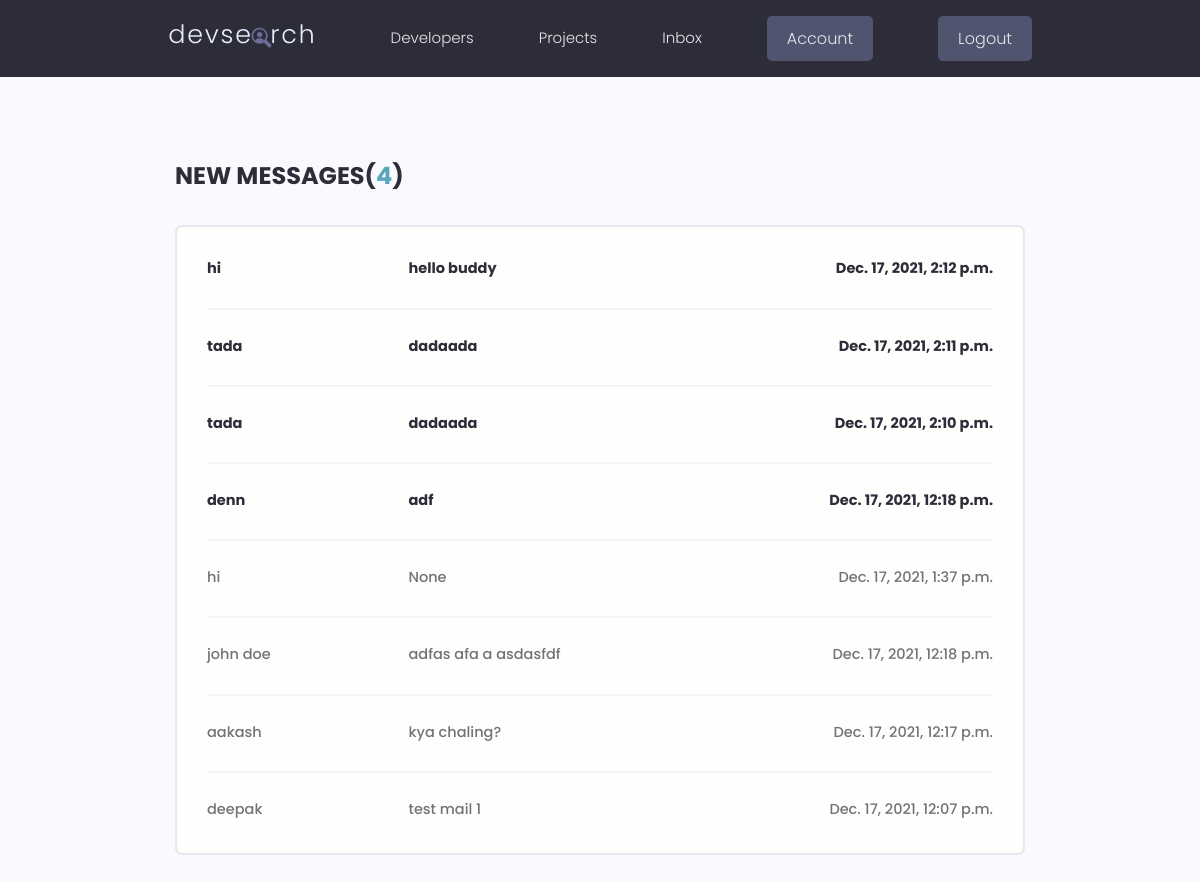
The page /inbox/ (signed in) on the database its author committed.
### users/models.py (models this page shows, shortened)
class Message(models.Model):
    sender = models.ForeignKey(Profile, on_delete=models.SET_NULL, null=True, blank=True)
    recipient = models.ForeignKey(Profile, on_delete=models.SET_NULL, null=True, blank=True, related_name="messages")
    name = models.CharField(max_length=200, null=True, blank=True)
    email = models.EmailField(max_length=200, null=True, blank=True)
    subject = models.CharField(max_length=200, null=True, blank=True)
    body = models.TextField(null=True)
    is_read = models.BooleanField(default=False, null=True)
    created = models.DateTimeField(auto_now_add=True)
    id = models.UUIDField(default=uuid.uuid4, unique=True, primary_key=True, editable=False)
    class Meta:
        ordering = ['is_read', '-created']

### users/views.py (the view)
# urls.py: path('inbox/', views.inbox, name="inbox"),
@login_required(login_url="login")
def inbox(request):
    profile = request.user.profile
    messageRequests = profile.messages.all()
    unreadCount = messageRequests.filter(is_read=False).count()
    dboutput = profile.messages
    context = {'messageRequests':messageRequests, 'unreadCount':unreadCount}
    return render(request, 'users/inbox.html', context)

### users/templates/users/inbox.html
{% extends 'main.html' %}
{% block content %}
<main class="inbox my-xl">
  <div class="content-box">
    <h3 class="inbox__title">New Messages(<span>{{unreadCount}}</span>)</h3>
    <ul class="messages">
      {% for message in messageRequests %}
      {% if message.is_read == False %}
      <li class="message message--unread">
      {% else %}
      <li class="message">
      {% endif %}
        <a href="{% url 'message' message.id %}">
          <span class="message__author">{{message.name}}</span>
          <span class="message__subject">{{message.subject}}</span>
          <span class="message__date">{{message.created}}</span>
        </a>
      </li>
      {% endfor %}
    </ul>
  </div>
</main>
{% endblock content %}

### static/styles/app.css (style rules this page uses)
:root { --color-sub: #2d2d39; }
.content-box { width: 95%; max-width: 85rem; margin: 0 auto; }
.inbox { height: 90vh; }
.inbox__title, .inbox__title span { font-size: 2.4rem; font-weight: 700; color: var(--color-sub); text-transform: uppercase; text-align: left; margin-bottom: 3rem; }
.inbox__title span { color: var(--color-main); }
.messages { list-style: none; background: var(--color-white); padding: 0.5rem 3rem; border: 2px solid var(--color-light); border-radius: 0.7rem; }
.message { padding: 2.5rem 0; }
.message > a span { font-size: 1.45rem; font-weight: 500; }
.message.message--unread a span { font-weight: 700; color: var(--color-sub); }
.message:not(:last-child) { border-bottom: 2px solid var(--color-white-light); }
.message > a { display: flex; gap: 1rem; }
.message__author, .message__date { flex-basis: 25%; }
.message__subject { flex-basis: 50%; }
.message__date { text-align: right; }

### static/uikit/styles/modules/_variables.css (style rules this page uses)
:root { --color-main: #5aa5b9; --color-main-light: #e6faff; --color-sub: #3f4156; --color-sub-light: #51546e; --color-sub-lighter: #ededfd; --color-text: #737373; --color-gray: #8b8b8b; --color-light: #e5e7eb; --color-light-gray: #767676; --color-bg: #f8fafd; --color-white: #fffefd; --color-white-light: #f3f3f3; --color-success: #359e64; --color-success-bg: #def8e8; --color-error: #fc4b0b; --color-error-bg: #fff2ee; --font-base: 'Poppins', arial, helvetica, 'Segoe UI', roboto, ubuntu, sans-serif; --font-monospace: 'Fira Code', 'Courier New', courier, monospace; --font-regular: 300; --font-medium: 500; --font-bold: 700; --generic-shadow: 1px 1px 5px #00000010; --generic-transition: all 0.3s ease-in-out; }

### static/uikit/styles/modules/_base.css (style rules this page uses)
* { margin: 0; padding: 0; box-sizing: border-box; text-rendering: optimizeLegibility; color: inherit; font-size: inherit; }
html { font-size: 50%; }
@media only screen and (min-width: 480px) { html { font-size: 56.25%; } }
@media only screen and (min-width: 1200px) { html { font-size: 62.5%; } }
body { line-height: 1.6; font-weight: 400; font-size: 1.5rem; color: var(--color-text); background-color: var(--color-bg); min-height: 100vh; }

### static/uikit/styles/modules/_typography.css (style rules this page uses)
* { font-family: var(--font-base); }
h3 { font-size: 3.2rem; font-weight: var(--font-medium); }
p, span, strong { font-size: 1.6rem; color: var(--color-text); font-weight: var(--font-regular); }
a { padding-bottom: 2px; text-decoration: none; display: inline-block; color: var(--color-main); font-weight: var(--font-medium); }

### static/uikit/styles/modules/_utilities.css (style rules this page uses)
.my-xl { margin: 8rem auto; }

### rows shown on the page
Message: name "hi", subject "hello buddy", created "Dec. 17, 2021, 2:12 p.m."
Message: name "tada", subject "dadaada", created "Dec. 17, 2021, 2:11 p.m."
Message: name "tada", subject "dadaada", created "Dec. 17, 2021, 2:10 p.m."
Message: name "denn", subject "adf", created "Dec. 17, 2021, 12:18 p.m."
Message: name "hi", subject "None", created "Dec. 17, 2021, 1:37 p.m."
Message: name "john doe", subject "adfas afa a asdasfdf", created "Dec. 17, 2021, 12:18 p.m."
Message: name "aakash", subject "kya chaling?", created "Dec. 17, 2021, 12:17 p.m."
Message: name "deepak", subject "test mail 1", created "Dec. 17, 2021, 12:07 p.m."

### other values the page prints
{{ unreadCount }} "4"
